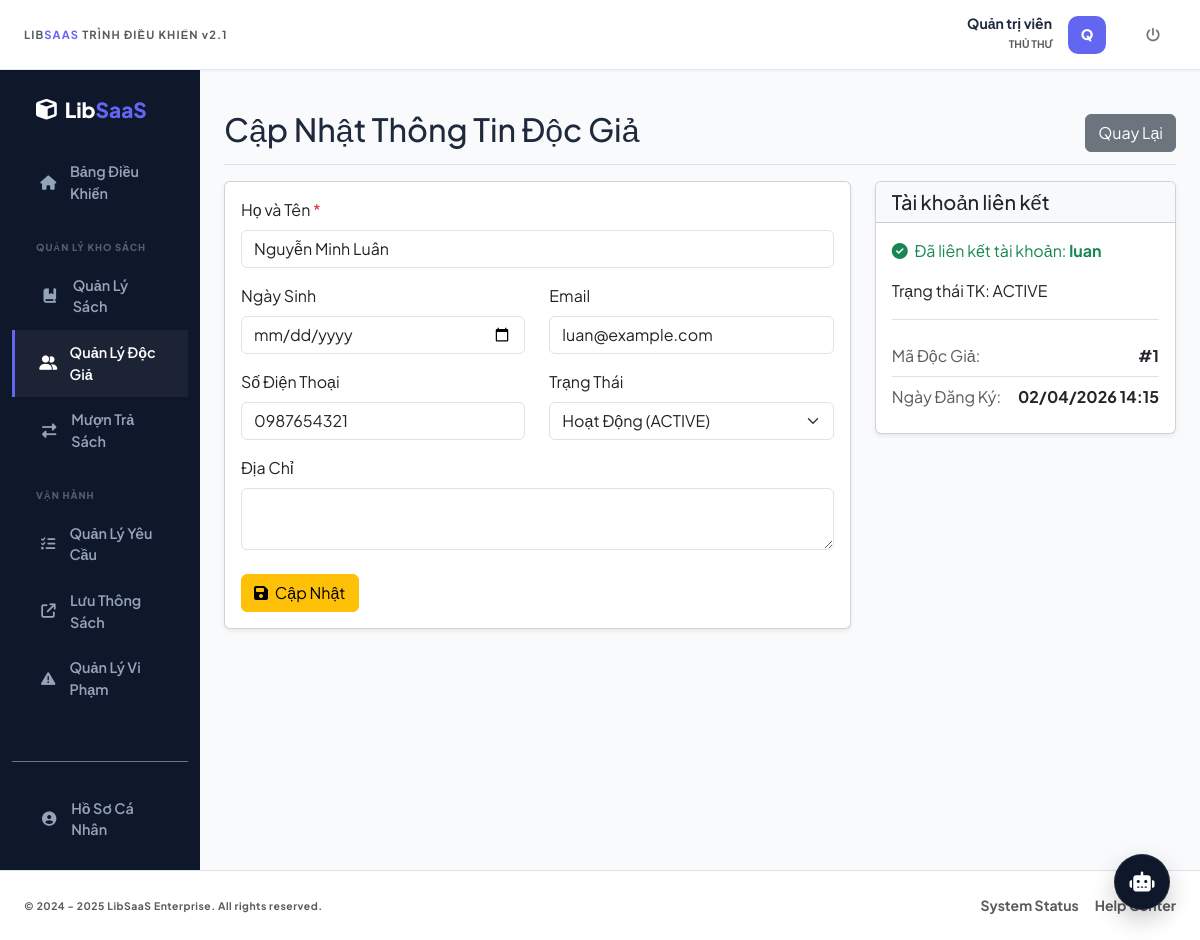
Page /index.php?controller=docgia&action=sua&id=1 (signed in) on the committed database.
### tables this page shows
CREATE TABLE doc_gia (
    MaDocGia INT AUTO_INCREMENT PRIMARY KEY,
    MaTaiKhoan INT UNIQUE,
    MaHang INT,
    HoTen VARCHAR(100) NOT NULL,
    NgaySinh DATE,
    DienThoai VARCHAR(20),
    Email VARCHAR(100),
    DiaChi VARCHAR(255),
    NgayDangKy DATETIME DEFAULT CURRENT_TIMESTAMP,
    TrangThai ENUM('ACTIVE', 'EXPIRED', 'BANNED') DEFAULT 'ACTIVE',
    FOREIGN KEY (MaTaiKhoan) REFERENCES tai_khoan(MaTaiKhoan) ON DELETE SET NULL,
    FOREIGN KEY (MaHang) REFERENCES hang_thanh_vien(MaHang) ON DELETE RESTRICT
);

CREATE TABLE tai_khoan (
    MaTaiKhoan INT AUTO_INCREMENT PRIMARY KEY,
    TenDangNhap VARCHAR(50) UNIQUE NOT NULL,
    MatKhau VARCHAR(255) NOT NULL,
    HoTen VARCHAR(100),
    Email VARCHAR(100),
    VaiTro ENUM('ADMIN', 'LIBRARIAN', 'USER') DEFAULT 'USER',
    MaChiNhanh INT,  
    TrangThai ENUM('ACTIVE', 'LOCKED') DEFAULT 'ACTIVE',
    Created_at DATETIME DEFAULT CURRENT_TIMESTAMP,
    FOREIGN KEY (MaChiNhanh) REFERENCES chi_nhanh(MaChiNhanh) ON DELETE SET NULL
);

### app/controllers/DocGiaController.php (called while the page is built, shortened)
<?php
require_once 'app/controllers/BaseController.php';
require_once 'app/models/DocGiaModel.php';
class DocGiaController extends BaseController {
    private $docGiaModel;
    public function __construct() {
        $this->docGiaModel = new DocGiaModel();
    }
    public function sua() {
        $id = isset($_GET['id']) ? $_GET['id'] : 0;
        $docgia = $this->docGiaModel->getById($id);
        $this->render('docgia/sua_doc_gia', ['docgia' => $docgia]);
    }
}
?>

### app/models/BaseModel.php (called while the page is built, shortened)
<?php
require_once 'config/database.php';
class BaseModel {
    public function __construct() {
        $database = new Database();
        $this->db = $database->getConnection();
    }
}
?>

### config/database.php (called while the page is built, shortened)
<?php
class Database {
    private $host = "localhost";
    private $db_name = "libsaas_enterprise";
    private $username = "root";
    private $password = "";
    public function getConnection() {
        $this->conn = null;
        try {
            $this->conn = new PDO("mysql:host=" . $this->host . ";dbname=" . $this->db_name, $this->username, $this->password);
            $this->conn->exec("set names utf8mb4");
            $this->conn->setAttribute(PDO::ATTR_ERRMODE, PDO::ERRMODE_EXCEPTION);
        } catch(PDOException $exception) {
            echo "Lỗi kết nối CSDL: " . $exception->getMessage();
        }
        return $this->conn;
    }
}
?>

### app/models/DocGiaModel.php (called while the page is built, shortened)
<?php
require_once 'app/models/BaseModel.php';
class DocGiaModel extends BaseModel {
    public function getById($id) {
        $sql = "SELECT dg.*, tk.TenDangNhap, tk.TrangThai as TinhTrangTK, htv.TenHang, htv.SoSachToiDa
                FROM doc_gia dg
                LEFT JOIN tai_khoan tk ON dg.MaTaiKhoan = tk.MaTaiKhoan
                LEFT JOIN hang_thanh_vien htv ON dg.MaHang = htv.MaHang
                WHERE dg.MaDocGia = ?";
        $stmt = $this->db->prepare($sql);
        $stmt->execute([$id]);
        return $stmt->fetch(PDO::FETCH_ASSOC);
    }
}
?>

### app/views/docgia/sua_doc_gia.php (the view, shortened to what this page needs)
<div class="d-flex justify-content-between flex-wrap flex-md-nowrap align-items-center pt-3 pb-2 mb-3 border-bottom">
    <h1 class="h2">Cập Nhật Thông Tin Độc Giả</h1>
    <a href="index.php?controller=docgia&action=index" class="btn btn-secondary">Quay Lại</a>
</div>
<div class="row">
    <div class="col-md-8">
        <div class="card shadow-sm">
            <div class="card-body">
                <form method="POST" action="index.php?controller=docgia&action=sua&id=<?= $docgia['MaDocGia'] ?>">
                    <div class="mb-3">
                        <label class="form-label">Họ và Tên <span class="text-danger">*</span></label>
                        <input type="text" name="HoTen" class="form-control" value="<?= htmlspecialchars($docgia['HoTen']) ?>" required>
                    </div>
                    <div class="row">
                        <div class="col-md-6 mb-3">
                            <label class="form-label">Ngày Sinh</label>
                            <input type="date" name="NgaySinh" class="form-control" value="<?= htmlspecialchars($docgia['NgaySinh']) ?>">
                        </div>
                        <div class="col-md-6 mb-3">
                            <label class="form-label">Email</label>
                            <input type="email" name="Email" class="form-control" value="<?= htmlspecialchars($docgia['Email']) ?>">
                        </div>
                    </div>
                    <div class="row">
                        <div class="col-md-6 mb-3">
                            <label class="form-label">Số Điện Thoại</label>
                            <input type="text" name="DienThoai" class="form-control" value="<?= htmlspecialchars($docgia['DienThoai']) ?>">
                        </div>
                        <div class="col-md-6 mb-3">
                            <label class="form-label">Trạng Thái</label>
                            <select name="TrangThai" class="form-select">
                                <option value="ACTIVE" <?= $docgia['TrangThai'] == 'ACTIVE' ? 'selected' : '' ?>>Hoạt Động (ACTIVE)</option>
                            </select>
                        </div>
                    </div>
                    <div class="mb-3">
                        <label class="form-label">Địa Chỉ</label>
                        <textarea name="DiaChi" class="form-control" rows="2"><?= htmlspecialchars($docgia['DiaChi']) ?></textarea>
                    </div>
                    <div class="mt-4">
                        <button type="submit" class="btn btn-warning"><i class="fas fa-save me-1"></i> Cập Nhật</button>
                    </div>
                </form>
            </div>
        </div>
    </div>
    <div class="col-md-4">
        <div class="card shadow-sm">
            <div class="card-header bg-light">
                <h5 class="mb-0">Tài khoản liên kết</h5>
            </div>
            <div class="card-body">
                <?php if($docgia['TenDangNhap']): ?>
                    <p class="text-success"><i class="fas fa-check-circle me-1"></i> Đã liên kết tài khoản: <strong><?= htmlspecialchars($docgia['TenDangNhap']) ?></strong></p>
                    <p>Trạng thái TK: <?= $docgia['TinhTrangTK'] ?></p>
                <?php else: ?>
                    <p class="text-warning"><i class="fas fa-exclamation-triangle me-1"></i> Độc giả chưa có tài khoản trực tuyến.</p>
                <?php endif; ?>
                <ul class="list-group list-group-flush mt-3 border-top pt-3">
                    <li class="list-group-item d-flex justify-content-between px-0">
                        <span class="text-muted">Mã Độc Giả:</span>
                        <strong>#<?= $docgia['MaDocGia'] ?></strong>
                    </li>
                    <li class="list-group-item d-flex justify-content-between px-0">
                        <span class="text-muted">Ngày Đăng Ký:</span>
                        <strong><?= date('d/m/Y H:i', strtotime($docgia['NgayDangKy'])) ?></strong>
                    </li>
                </ul>
            </div>
        </div>
    </div>
</div>

### app/views/layout/header.php (style rules this page uses)
:root { --bg-body: #f8fafc; --midnight-slate: #0f172a; --accent-indigo: #6366f1; --text-main: #1e293b; --text-muted: #64748b; --border-hairline: #e2e8f0; --sidebar-text: #94a3b8; }
body { font-family: 'Plus Jakarta Sans', sans-serif !important; background-color: var(--bg-body) !important; color: var(--text-main); -webkit-font-smoothing: antialiased; overflow-x: hidden; margin: 0; padding: 0; }

### rows in the picture
doc_gia: HoTen "Nguyễn Minh Luân", Email "luan@example.com", DienThoai "0987654321", TrangThai "Hoạt Động (ACTIVE)", MaTaiKhoan.TenDangNhap "luan", MaTaiKhoan.TrangThai "ACTIVE", MaDocGia "1", NgayDangKy "02/04/2026 14:15"

### other values in the picture
$_SESSION['user']['HoTen'] "Quản trị viên"
substr($_SESSION['user']['HoTen'] ?? 'U', 0, 1) "Q"
